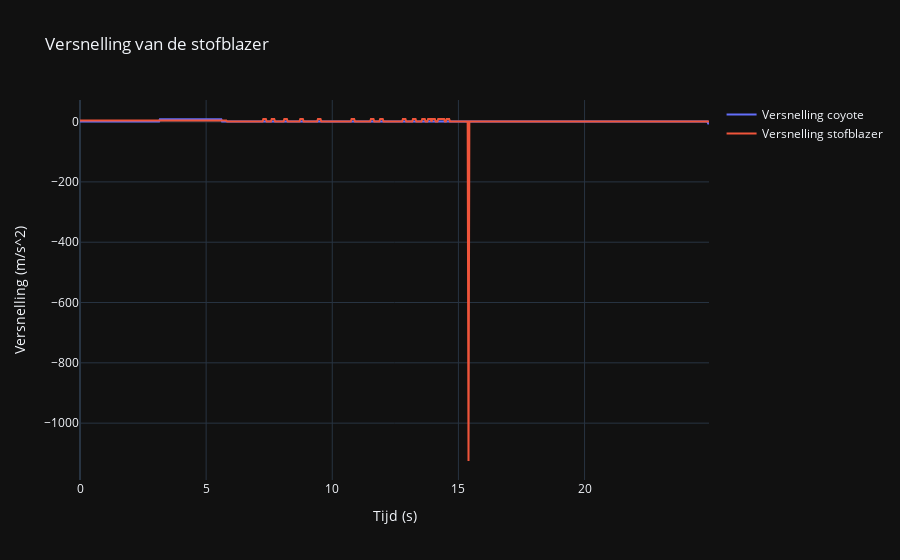
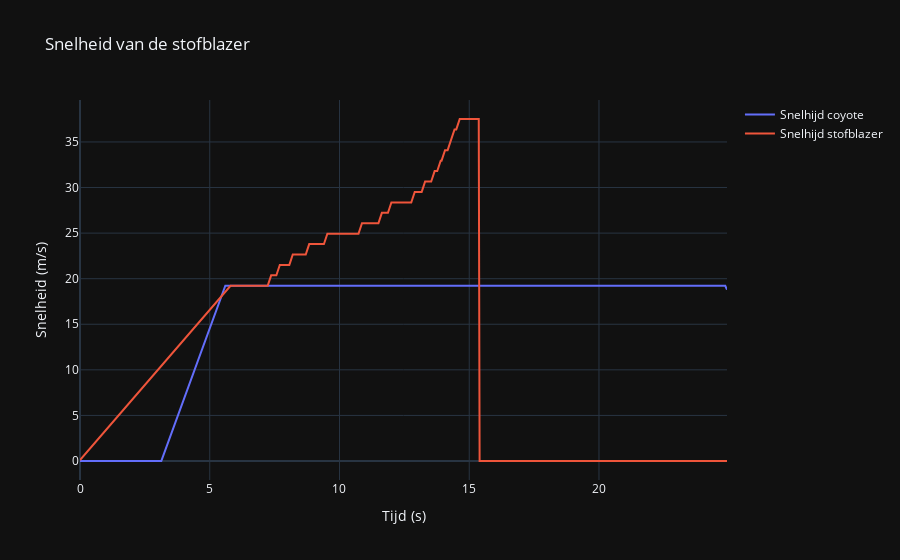
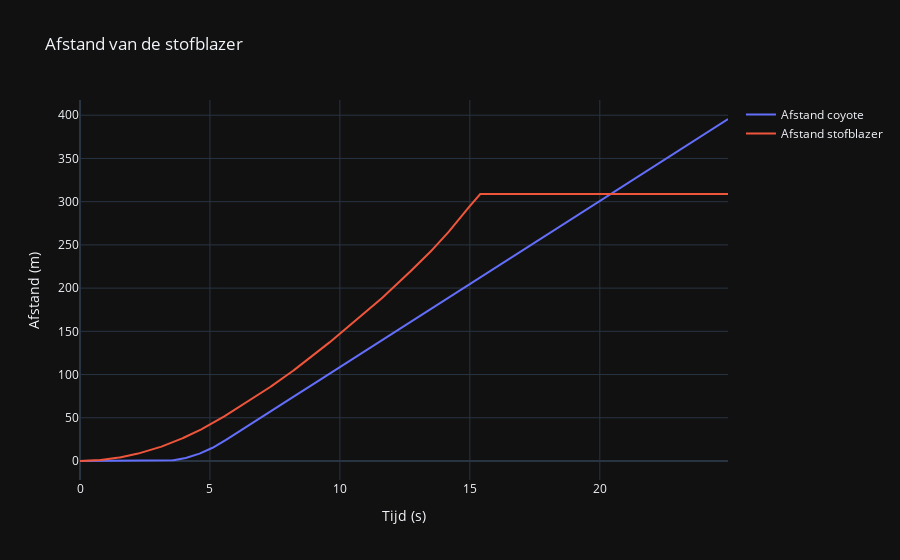
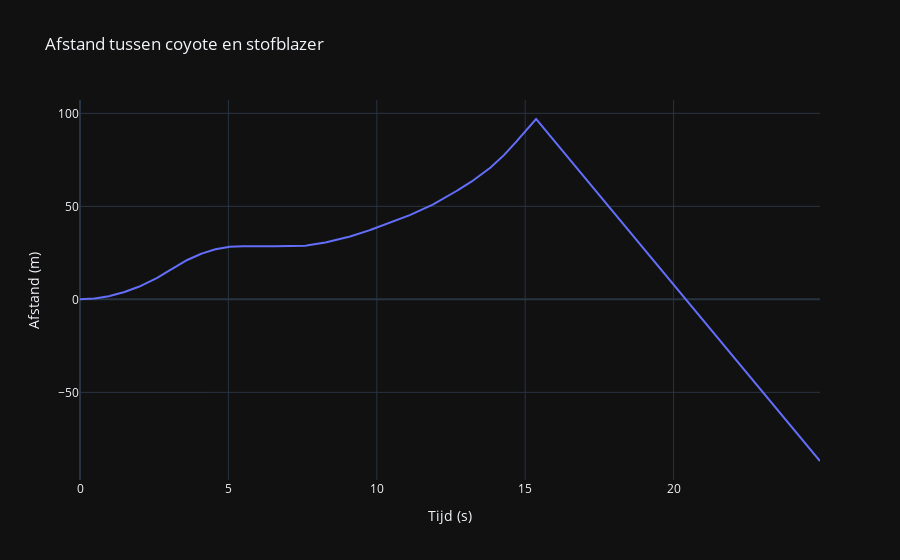

Notebook code cell kept with these figures, in order:
### Code cell
from plotly.offline import init_notebook_mode
import plotly.graph_objects as go

init_notebook_mode(connected=True)

acceleration_graph_coyote = go.Scatter(
    x=frames_seconds,
    y=acceleration_data_coyote,
    name="Versnelling coyote"
)

velocity_graph_coyote = go.Scatter(
    x=frames_seconds,
    y=velocity_data_coyote,
    name="Snelhijd coyote"
)

distance_graph_coyote = go.Scatter(
    x=frames_seconds,
    y=distance_data_coyote,
    name="Afstand coyote"
)

acceleration_graph_blower = go.Scatter(
    x=frames_seconds,
    y=acceleration_data_blower,
    name="Versnelling stofblazer"
)

velocity_graph_blower = go.Scatter(
    x=frames_seconds,
    y=velocity_data_blower,
    name="Snelhijd stofblazer"
)

distance_graph_blower = go.Scatter(
    x=frames_seconds,
    y=distance_data_blower,
    name="Afstand stofblazer"
)

delta_distance_graph = go.Scatter(
    x=frames_seconds,
    y=[distance_data_blower[i] - distance_data_coyote[i] for i in range(len(frames))],
    name="Afstand tussen coyote en stofblazer"
)

acceleration_fig = go.Figure((acceleration_graph_coyote, acceleration_graph_blower), layout=dict(
    title = "Versnelling van de stofblazer",
    xaxis_title="Tijd (s)",
    yaxis_title="Versnelling (m/s^2)",
    #autosize=False
))

velocity_fig = go.Figure((velocity_graph_coyote, velocity_graph_blower), layout=dict(
    title = "Snelheid van de stofblazer",
    xaxis_title="Tijd (s)",
    yaxis_title="Snelheid (m/s)",
    #autosize=False
))

distance_fig = go.Figure((distance_graph_coyote, distance_graph_blower), layout=dict(
    title = "Afstand van de stofblazer",
    xaxis_title="Tijd (s)",
    yaxis_title="Afstand (m)",
    #autosize=False
))

delta_distance_fig = go.Figure(delta_distance_graph, layout=dict(
    title = "Afstand tussen coyote en stofblazer",
    xaxis_title="Tijd (s)",
    yaxis_title="Afstand (m)",
    #autosize=False
))

acceleration_fig.show()
velocity_fig.show()
distance_fig.show()
delta_distance_fig.show()

### Figure 1 — Plotly figure (JSON) as saved in the notebook; plotly's stock layout.template omitted (floating-point values rounded to 4 significant figures; data arrays with more than 128 entries replaced by an {"elided": "..."} marker saying what was removed)
{"data": [{"name": "Versnelling coyote", "x": {"elided": "749 float values"}, "y": {"elided": "749 float values"}, "type": "scatter"}, {"name": "Versnelling stofblazer", "x": {"elided": "749 float values"}, "y": {"elided": "749 float values"}, "type": "scatter"}], "layout": {"title": {"text": "Versnelling van de stofblazer"}, "xaxis": {"title": {"text": "Tijd (s)"}}, "yaxis": {"title": {"text": "Versnelling (m/s^2)"}}}}

### Figure 2 — Plotly figure (JSON) as saved in the notebook; plotly's stock layout.template omitted (floating-point values rounded to 4 significant figures; data arrays with more than 128 entries replaced by an {"elided": "..."} marker saying what was removed)
{"data": [{"name": "Snelhijd coyote", "x": {"elided": "749 float values"}, "y": {"elided": "749 float values"}, "type": "scatter"}, {"name": "Snelhijd stofblazer", "x": {"elided": "749 float values"}, "y": {"elided": "749 float values"}, "type": "scatter"}], "layout": {"title": {"text": "Snelheid van de stofblazer"}, "xaxis": {"title": {"text": "Tijd (s)"}}, "yaxis": {"title": {"text": "Snelheid (m/s)"}}}}

### Figure 3 — Plotly figure (JSON) as saved in the notebook; plotly's stock layout.template omitted (floating-point values rounded to 4 significant figures; data arrays with more than 128 entries replaced by an {"elided": "..."} marker saying what was removed)
{"data": [{"name": "Afstand coyote", "x": {"elided": "749 float values"}, "y": {"elided": "749 float values"}, "type": "scatter"}, {"name": "Afstand stofblazer", "x": {"elided": "749 float values"}, "y": {"elided": "749 float values"}, "type": "scatter"}], "layout": {"title": {"text": "Afstand van de stofblazer"}, "xaxis": {"title": {"text": "Tijd (s)"}}, "yaxis": {"title": {"text": "Afstand (m)"}}}}

### Figure 4 — Plotly figure (JSON) as saved in the notebook; plotly's stock layout.template omitted (floating-point values rounded to 4 significant figures; data arrays with more than 128 entries replaced by an {"elided": "..."} marker saying what was removed)
{"data": [{"name": "Afstand tussen coyote en stofblazer", "x": {"elided": "749 float values"}, "y": {"elided": "749 float values"}, "type": "scatter"}], "layout": {"title": {"text": "Afstand tussen coyote en stofblazer"}, "xaxis": {"title": {"text": "Tijd (s)"}}, "yaxis": {"title": {"text": "Afstand (m)"}}}}
